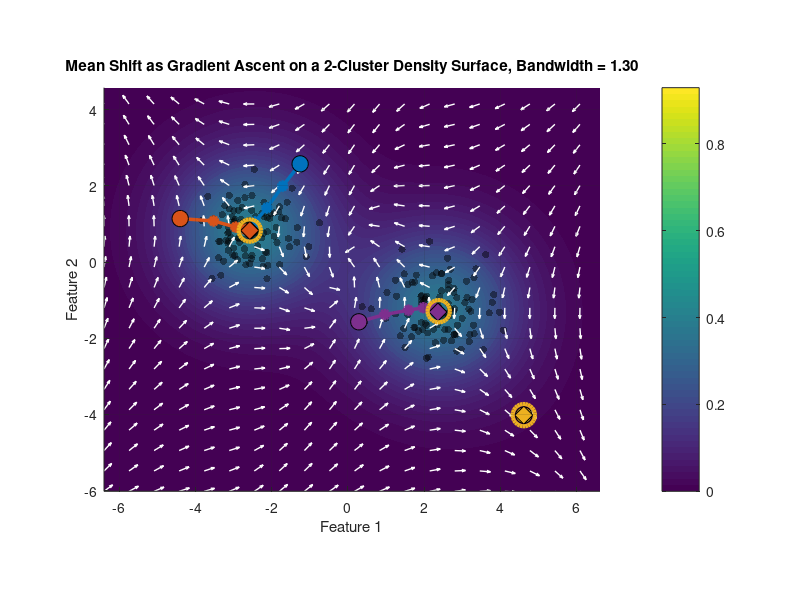
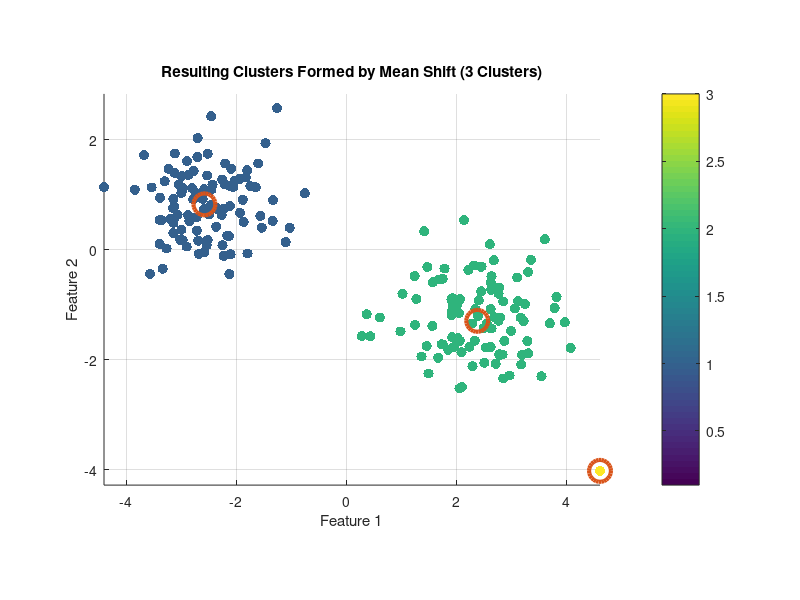
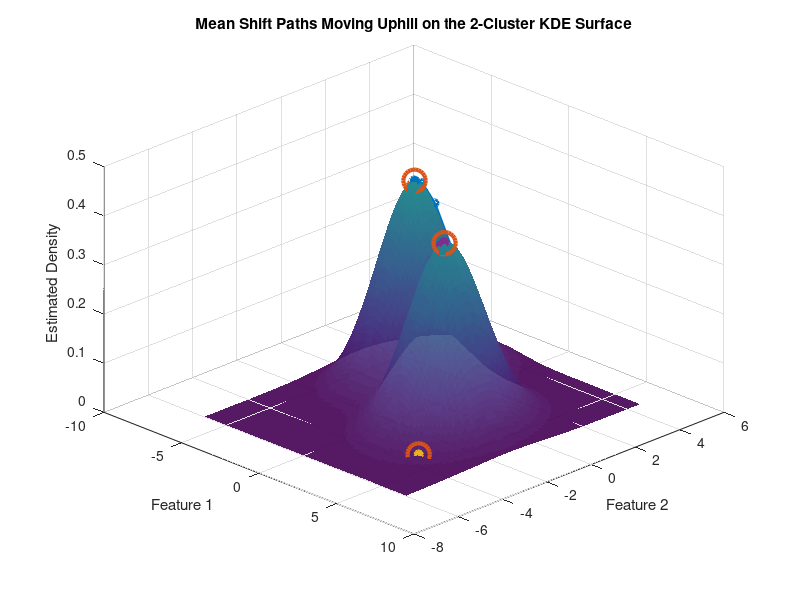

The MATLAB script that drew these images, in order:
%% Mean Shift Demonstrated Like a Gradient Plot on 2 Clusters
% This script shows mean shift as motion uphill on a density surface.
% It uses two clusters so you can see paths converge to different modes.

clear; clc; close all;

%% -----------------------------
% 1. Generate two 2D clusters
% -----------------------------
rng(7);

n1 = 100;
n2 = 100;

C1 = [randn(n1,1)*0.7 - 2.5, randn(n1,1)*0.6 + 1.0];
C2 = [randn(n2,1)*0.8 + 2.5, randn(n2,1)*0.7 - 1.2];

X = [C1; C2];

%% -----------------------------
% 2. Mean shift parameters
% -----------------------------
bandwidth = 1.3;
tol = 1e-3;
maxIter = 40;
mergeThresh = bandwidth / 2;

%% -----------------------------
% 3. Create grid for density estimation
% -----------------------------
xMin = min(X(:,1)) - 2;
xMax = max(X(:,1)) + 2;
yMin = min(X(:,2)) - 2;
yMax = max(X(:,2)) + 2;

gridSize = 100;

[xGrid, yGrid] = meshgrid( ...
    linspace(xMin, xMax, gridSize), ...
    linspace(yMin, yMax, gridSize));

density = zeros(size(xGrid));

%% -----------------------------
% 4. Estimate density with Gaussian kernels
% -----------------------------
for i = 1:size(X,1)
    dx = xGrid - X(i,1);
    dy = yGrid - X(i,2);
    distSq = dx.^2 + dy.^2;

    density = density + exp(-distSq / (2 * bandwidth^2));
end

density = density / size(X,1);

%% -----------------------------
% 5. Compute density gradient
% -----------------------------
[gradY, gradX] = gradient(density, ...
    yGrid(2,1) - yGrid(1,1), ...
    xGrid(1,2) - xGrid(1,1));

gradMag = sqrt(gradX.^2 + gradY.^2);
gradX_norm = gradX ./ (gradMag + eps);
gradY_norm = gradY ./ (gradMag + eps);

%% -----------------------------
% 6. Run mean shift for every point
% -----------------------------
n = size(X,1);
shiftedPoints = zeros(size(X));
allPaths = cell(n,1);

for i = 1:n
    currentPoint = X(i,:);
    path = currentPoint;

    for iter = 1:maxIter
        distances = sqrt(sum((X - currentPoint).^2, 2));
        inBandwidth = distances <= bandwidth;

        newPoint = mean(X(inBandwidth, :), 1);
        path = [path; newPoint];

        if norm(newPoint - currentPoint) < tol
            break;
        end

        currentPoint = newPoint;
    end

    shiftedPoints(i,:) = currentPoint;
    allPaths{i} = path;
end

%% -----------------------------
% 7. Merge converged points into modes/clusters
% -----------------------------
clusterCenters = [];
labels = zeros(n,1);

for i = 1:n
    pointMode = shiftedPoints(i,:);

    if isempty(clusterCenters)
        clusterCenters = pointMode;
        labels(i) = 1;
    else
        distancesToCenters = sqrt(sum((clusterCenters - pointMode).^2, 2));
        [minDist, nearestCluster] = min(distancesToCenters);

        if minDist < mergeThresh
            labels(i) = nearestCluster;
            clusterCenters(nearestCluster,:) = ...
                mean([clusterCenters(nearestCluster,:); pointMode], 1);
        else
            clusterCenters = [clusterCenters; pointMode];
            labels(i) = size(clusterCenters,1);
        end
    end
end

numClusters = size(clusterCenters,1);

%% -----------------------------
% 8. Pick example paths from both clusters
% -----------------------------
% Choose points far from each cluster center so path movement is visible.
dist1 = sqrt(sum((C1 - mean(C1,1)).^2, 2));
dist2 = sqrt(sum((C2 - mean(C2,1)).^2, 2));

[~, idx1] = sort(dist1, 'descend');
[~, idx2] = sort(dist2, 'descend');

% Two example points from each cluster
examplePoints = [idx1(1); idx1(2); n1 + idx2(1); n1 + idx2(2)];

%% -----------------------------
% 9. Plot density contour + gradient field + mean shift paths
% -----------------------------
figure;
hold on;

% Density contour
contourf(xGrid, yGrid, density, 25, 'LineColor', 'none');
colorbar;

% Original data points
scatter(X(:,1), X(:,2), 28, 'k', 'filled', ...
    'MarkerFaceAlpha', 0.45);

% Gradient arrows
step = 5;
quiver( ...
    xGrid(1:step:end, 1:step:end), ...
    yGrid(1:step:end, 1:step:end), ...
    gradX_norm(1:step:end, 1:step:end), ...
    gradY_norm(1:step:end, 1:step:end), ...
    0.35, 'w', 'LineWidth', 1.0);

% Mean shift paths
colors = lines(length(examplePoints));

for k = 1:length(examplePoints)
    path = allPaths{examplePoints(k)};

    plot(path(:,1), path(:,2), '-o', ...
        'Color', colors(k,:), ...
        'MarkerFaceColor', colors(k,:), ...
        'LineWidth', 2.5, ...
        'MarkerSize', 6);

    % Start point
    scatter(path(1,1), path(1,2), ...
        140, colors(k,:), ...
        'filled', 'MarkerEdgeColor', 'k');

    % End point
    scatter(path(end,1), path(end,2), ...
        170, colors(k,:), ...
        'd', 'filled', 'MarkerEdgeColor', 'k');
end

% Plot density modes
scatter(clusterCenters(:,1), clusterCenters(:,2), ...
    260, 'kx', 'LineWidth', 3);

title(sprintf('Mean Shift as Gradient Ascent on a 2-Cluster Density Surface, Bandwidth = %.2f', bandwidth));
xlabel('Feature 1');
ylabel('Feature 2');
grid on;
axis equal;
hold off;

%% -----------------------------
% 10. Plot resulting clusters formed
% -----------------------------
figure;
hold on;

scatter(X(:,1), X(:,2), 55, labels, 'filled');
scatter(clusterCenters(:,1), clusterCenters(:,2), ...
    250, 'kx', 'LineWidth', 3);

title(sprintf('Resulting Clusters Formed by Mean Shift (%d Clusters)', numClusters));
xlabel('Feature 1');
ylabel('Feature 2');
grid on;
axis equal;
colorbar;
hold off;

%% -----------------------------
% 11. Optional 3D density surface plot
% -----------------------------
figure;
hold on;

surf(xGrid, yGrid, density, ...
    'EdgeColor', 'none', ...
    'FaceAlpha', 0.9);

scatter3(X(:,1), X(:,2), zeros(size(X,1),1), ...
    20, 'k', 'filled');

for k = 1:length(examplePoints)
    path = allPaths{examplePoints(k)};
    pathDensity = interp2(xGrid, yGrid, density, path(:,1), path(:,2));

    plot3(path(:,1), path(:,2), pathDensity, '-o', ...
        'Color', colors(k,:), ...
        'MarkerFaceColor', colors(k,:), ...
        'LineWidth', 2.2, ...
        'MarkerSize', 5);
end

scatter3(clusterCenters(:,1), clusterCenters(:,2), ...
    interp2(xGrid, yGrid, density, clusterCenters(:,1), clusterCenters(:,2)), ...
    260, 'kx', 'LineWidth', 3);

title('Mean Shift Paths Moving Uphill on the 2-Cluster KDE Surface');
xlabel('Feature 1');
ylabel('Feature 2');
zlabel('Estimated Density');
grid on;
view(45, 35);
hold off;

%% -----------------------------
% 12. Print summary
% -----------------------------
fprintf('Bandwidth: %.3f\n', bandwidth);
fprintf('Number of clusters found: %d\n', numClusters);
disp('Cluster centers:');
disp(clusterCenters);

for k = 1:length(examplePoints)
    path = allPaths{examplePoints(k)};
    fprintf('Path %d: start [%.3f, %.3f] -> end [%.3f, %.3f], class = %d, iterations = %d\n', ...
        k, path(1,1), path(1,2), path(end,1), path(end,2), ...
        labels(examplePoints(k)), size(path,1)-1);
end
